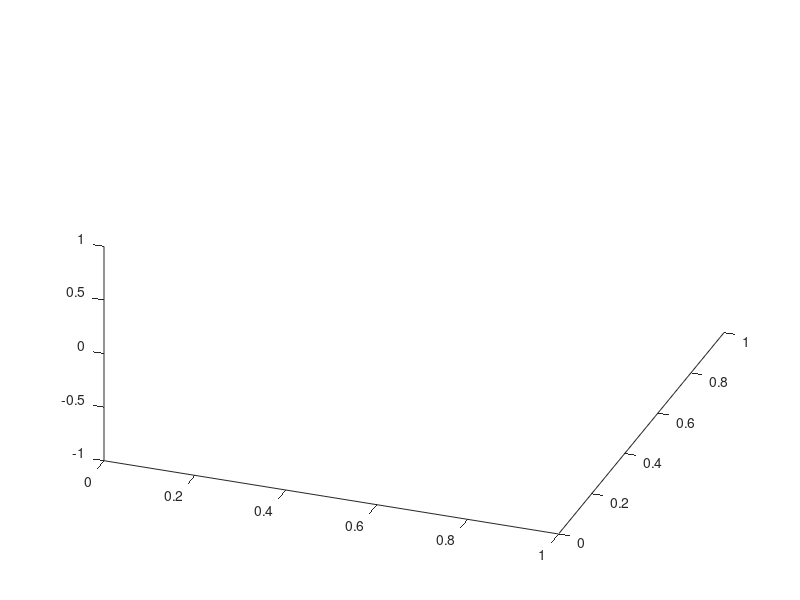

MATLAB code for this plot:

% Run heading to addpath and load networks
%{
open DesignTargets.m
%}

%% EA global, load data
result_file = 'subR1_EAgwtl2_pop2000.mat';
csv_Optim = 'outs-Nocut2_subR1_EAgwtl2_pop2000.csv';

% Go to Result_Check.m
%{
open Result_Check.m
%}

% Shape view
view(20,45);

%% run subdomain GA
% open GA_subspace.m

%% EA subdomain, load data

% subdomain EA 1
result_file = 'subR1_EAgwtl2_EAsub1disp_pop2000.mat';
csv_Optim = 'outs-Nocut2_subR1sub1disp_pop2000.csv';

% subdomain EA 2
result_file = 'subR1_EAgwtl2_EAsub2disp_pop2000.mat';
csv_Optim = 'outs-Nocut2_subR1sub2disp_pop2000.csv';

% % subdomain EA 3, no improvement
% result_file = 'subR1_EAgwtl2_EAsub3disp_pop2000.mat';
% csv_Optim = 'outs-Nocut2_subR1sub3disp_pop2000.csv';

% Go to Result_Check.m
%{
open Result_Check.m
%}

% Shape view
view(20,45);

